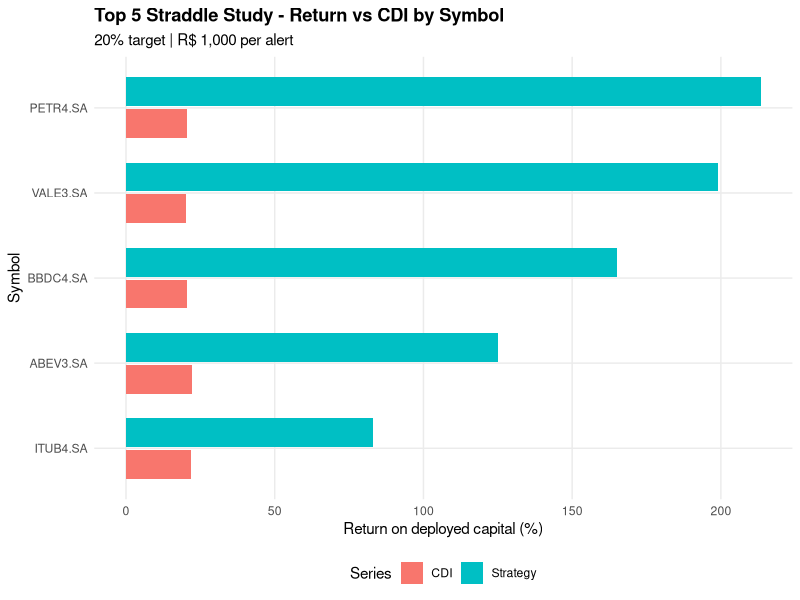
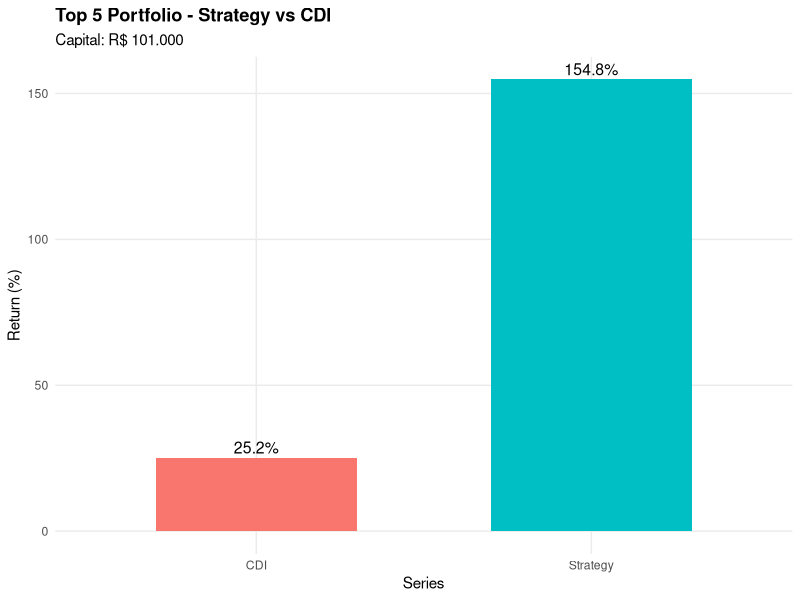

Generate these figures, in order, with R:
library(readr)
library(dplyr)
library(ggplot2)

summary_by_symbol <- read_csv("top5_straddle_summary_by_symbol.csv", show_col_types = FALSE)
portfolio_summary <- read_csv("top5_straddle_portfolio_summary.csv", show_col_types = FALSE)

comparison_long <- bind_rows(
  summary_by_symbol %>%
    transmute(symbol, series = "Strategy", return_pct = total_return_pct),
  summary_by_symbol %>%
    transmute(symbol, series = "CDI", return_pct = cdi_return_pct)
)

p_symbol <- ggplot(comparison_long, aes(x = reorder(symbol, return_pct), y = return_pct, fill = series)) +
  geom_col(position = position_dodge(width = 0.75), width = 0.68) +
  coord_flip() +
  theme_minimal() +
  theme(
    plot.title = element_text(face = "bold"),
    legend.position = "bottom",
    panel.grid.minor = element_blank()
  ) +
  labs(
    title = "Top 5 Straddle Study - Return vs CDI by Symbol",
    subtitle = "20% target | R$ 1,000 per alert",
    x = "Symbol",
    y = "Return on deployed capital (%)",
    fill = "Series"
  )

ggsave("top5_straddle_vs_cdi_by_symbol.png", p_symbol, width = 10, height = 6, dpi = 120)

portfolio_df <- tibble(
  series = c("Strategy", "CDI"),
  return_pct = c(portfolio_summary$total_return_pct[1], portfolio_summary$cdi_return_pct[1]),
  pnl = c(portfolio_summary$total_pnl[1], portfolio_summary$cdi_pnl[1])
)

p_portfolio <- ggplot(portfolio_df, aes(x = series, y = return_pct, fill = series)) +
  geom_col(width = 0.6) +
  geom_text(aes(label = paste0(round(return_pct, 1), "%")), vjust = -0.35, size = 4) +
  theme_minimal() +
  theme(
    plot.title = element_text(face = "bold"),
    legend.position = "none",
    panel.grid.minor = element_blank()
  ) +
  labs(
    title = "Top 5 Portfolio - Strategy vs CDI",
    subtitle = paste0("Capital: R$ ", format(round(portfolio_summary$capital[1], 0), big.mark = ".", decimal.mark = ",")),
    x = "Series",
    y = "Return (%)"
  )

ggsave("top5_portfolio_vs_cdi.png", p_portfolio, width = 8, height = 5, dpi = 120)
